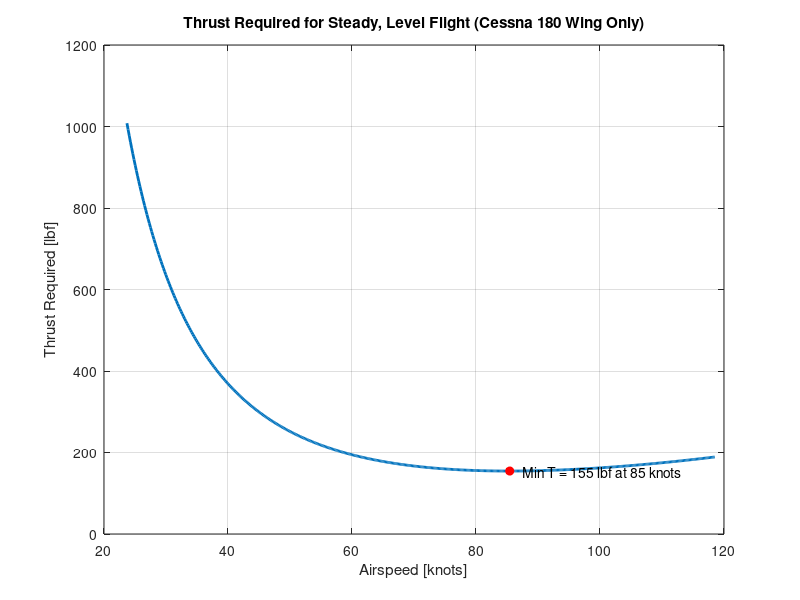

Here is the MATLAB script that generated this plot:
clc; clear; close all;

%% Plot pounds of thrust vs airspeed
% Cessna 180 aircraft
W = 2500;           % weight [lbm]
altitude = 10000;   %[feet]
S = 174;            % Wing area [ft^2]
AR = 7.5;           % Aspect ratio
e = 0.8;            % Oswald efficiency factor
CD0 = 0.018;        % Zero-lift drag coefficient (wing only)
rho = 0.0023769;    % Air density [sl/ft^3]

%% Airspeed range
V = linspace(40, 200, 500);   % Airspeed [ft/s]

%% Drag components (wing only)
D0 = 0.5 * rho * V.^2 * S * CD0;                     % Parasitic drag
Di = (2 * W^2) ./ (rho * V.^2 * S * pi * e * AR);   % Induced drag

%% Total thrust required
T = D0 + Di;  % Total thrust required [lb]

%% Convert V to knots for plotting
V_knots = V / 1.68781;  % 1 knot = 1.68781 ft/s

%% Plot
figure;
plot(V_knots, T, 'LineWidth', 2)
grid on
xlabel('Airspeed [knots]')
ylabel('Thrust Required [lbf]')
title('Thrust Required for Steady, Level Flight (Cessna 180 Wing Only)')

% Optional: Mark minimum thrust required
[Tmin, idx_min] = min(T);
hold on
plot(V_knots(idx_min), Tmin, 'ro', 'MarkerFaceColor', 'r')
text(V_knots(idx_min)+2, Tmin, sprintf('Min T = %.0f lbf at %.0f knots', Tmin, V_knots(idx_min)))
